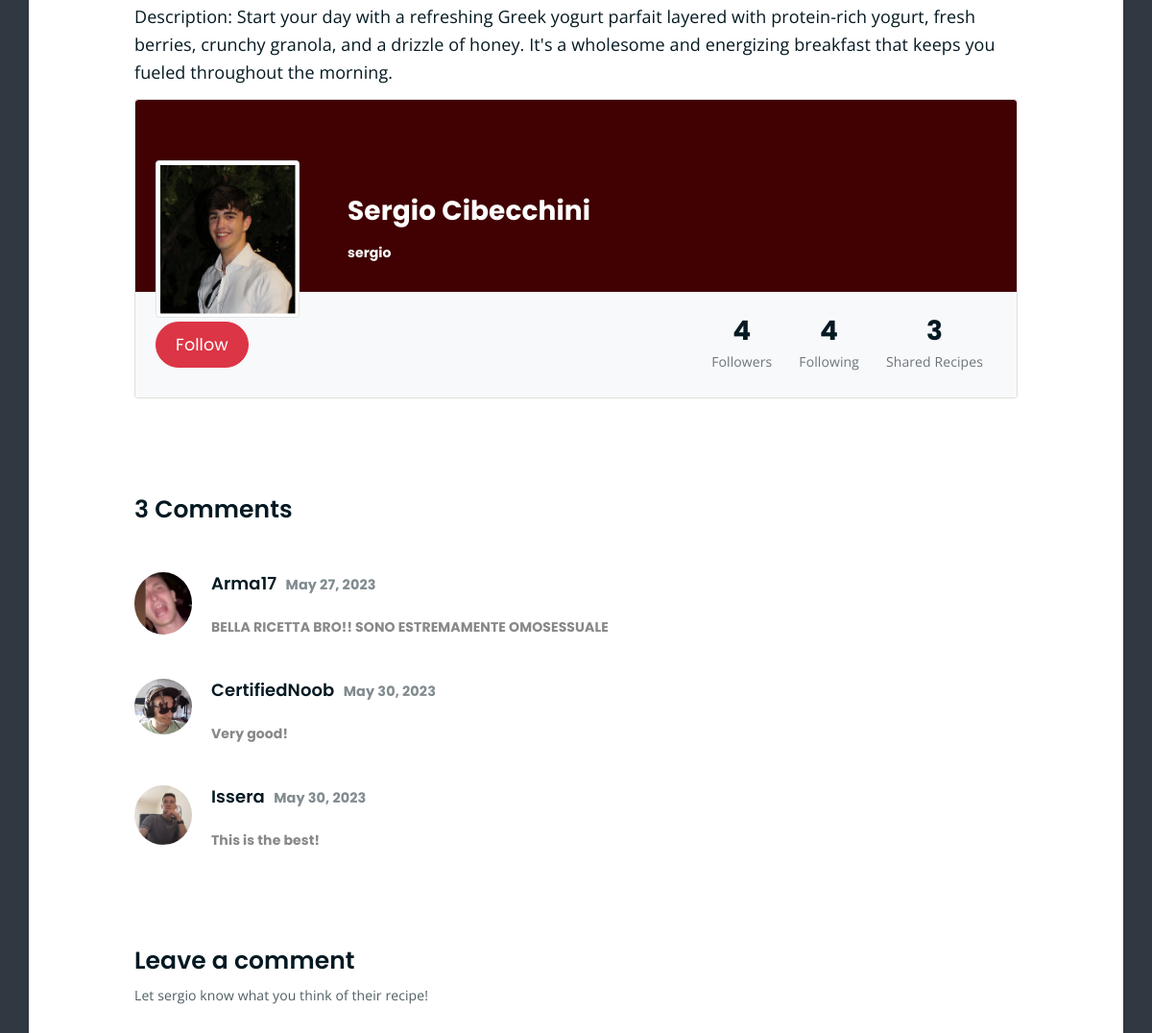
The page /recipe/5/ (middle part) on the database as committed earlier.
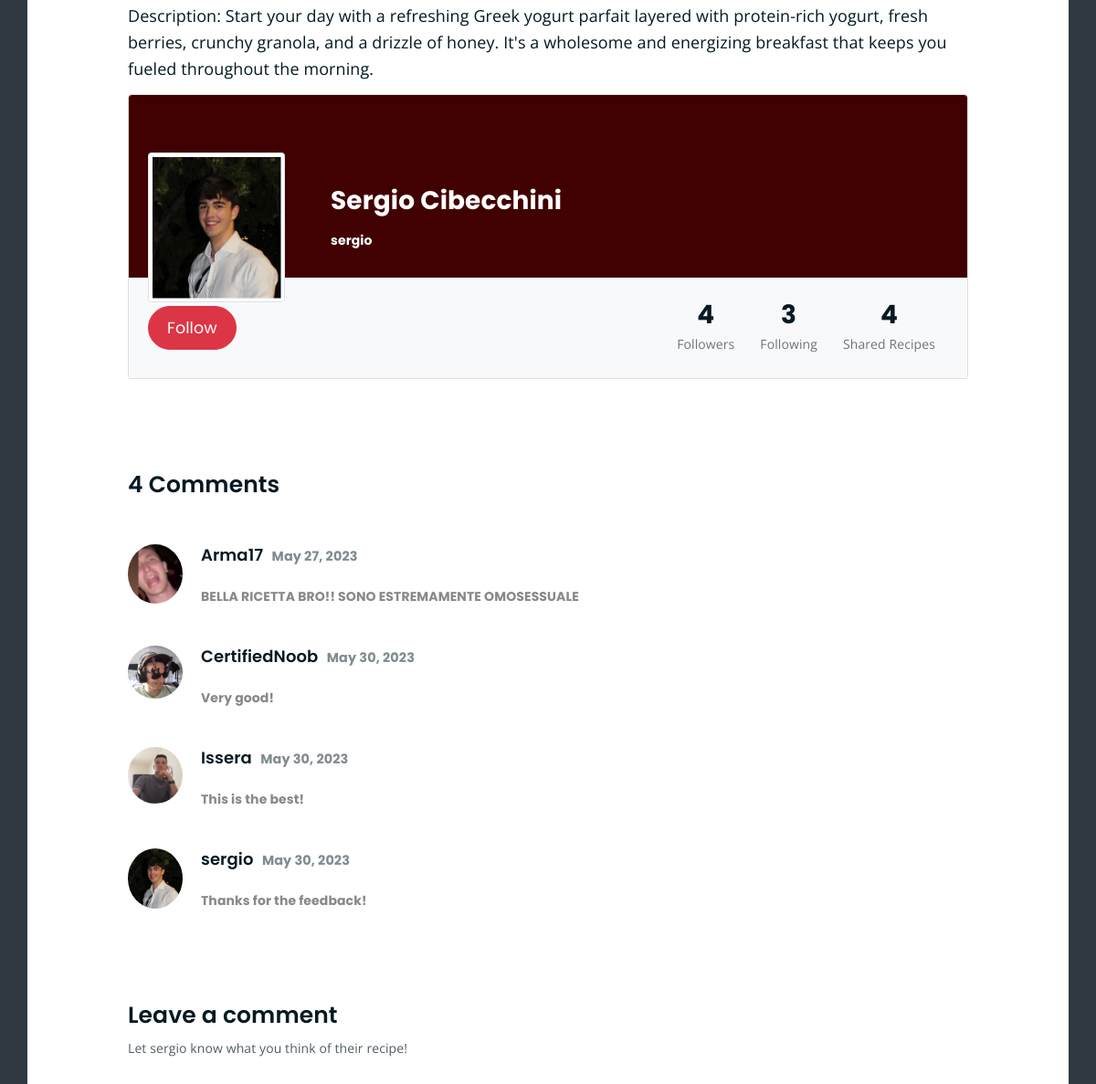
The same page on the database as committed later.
### ProteinPalaceApp/models.py (models this page shows, shortened)
class Recipe(models.Model):
    user = models.ForeignKey(User, on_delete=models.SET_NULL, null=True)
    name = models.CharField(max_length=255)
    image = models.ImageField(upload_to=recipe_image_filename)
    description = models.TextField()
    category = models.ForeignKey('Category', on_delete=models.CASCADE)
    comments = models.ManyToManyField('Comment', blank=True)
    createdAt = models.DateTimeField(auto_now_add=True)
    updatedAt = models.DateTimeField(auto_now=True)

class UserProfile(models.Model):
    user = models.OneToOneField(User, on_delete=models.CASCADE)
    following = models.ManyToManyField(User, related_name='followers', blank=True)
    favouriteRecipes = models.ManyToManyField('Recipe')
    profilePicture = models.ImageField(upload_to=user_profile_picture_filename, blank=True)
    createdAt = models.DateTimeField(auto_now_add=True)
    updatedAt = models.DateTimeField(auto_now=True)

class Comment(models.Model):
    user = models.ForeignKey(User, on_delete=models.CASCADE)
    content = models.TextField()
    postedAt = models.DateTimeField(auto_now_add=True)

### ProteinPalaceApp/views.py (the view, shortened to what this page needs)
# urls.py: path('recipe/<int:pk>/', views.RecipeDetailView.as_view(template_name = "single-recipe.html"), name = 'recipe-detail'),
class RecipeDetailView(DetailView):
    model = Recipe
    template_name = 'single-recipe.html'

### ProteinPalaceApp/models.py (called while the page is built)
    def __str__(self):
        return self.name

### templates/single-recipe.html (shortened to what this page needs)
{% extends 'index.html' %}
{% load static %}
{% block content %}
	<div class="pt-150 pb-100" style = "background-color: var(--website-background);" >
		<div class="container">
			<div class="row pt-100 pb-100"  style = "background-color:white" >
				<div class="col-lg-10 mx-auto">
					<div class="single-article-section">
						<div class="single-article-text">
							<p class="pt-3 " style="font-size: 18px;">
								{{ object.description }}
							</p>
						</div>
						<div>
								<div class="py-12 mt-3">
								  <div class="row d-flex justify-content-center align-items-center">
									<div class="col col-lg-12 col-xl-12">
									  <div class="card">
										<div class="rounded-top text-white d-flex flex-row" style="background-color: #410001; height:200px;">
											<div class=" ml-4 ms-4 mt-5 d-flex flex-column" style="width: 200px;">
											  {% if object.user.userprofile.profilePicture %}
											  <img src="{{ object.user.userprofile.profilePicture.url }}"
											  alt="Profile Picture"
											  class="img-fluid img-thumbnail mt-4 mb-2"
											  style="width: 150px; z-index: 1">
											  {% else %}
											  <img src="{% static 'img/placeholder.webp' %}"
											  alt="Profile Picture"
											  class="img-fluid img-thumbnail mt-4 mb-2 ml-4"
											  style="width: 150px; z-index: 1">
											  {% endif %}
										  </div>
										  <div class="ms-3" style="margin-top: 100px;">
											<h3 style="color:white;">{{ object.user.first_name }} {{ object.user.last_name }}</h5>
											<h6 style="color:white;">{{ object.user.username }}</h6>
										  </div>
										</div>
										<div class="p-4 text-black" style="background-color: #f8f9fa;">
										  <div class="d-flex justify-content-between text-center py-1">
											<div class="d-flex align-items-center">
												{% if request.user.is_authenticated %}
												{% if request.user != recipe.user and recipe.user in request.user.userprofile.following.all %}
													<form method="post">
														{% csrf_token %}
														<button type="submit" class="btn boxed-btn mr-1 btn-outline-danger  btn-lg" name="unfollow">Unfollow</button>
													</form>
												{% else %}
													<form method="post">
														{% csrf_token %}
														<button type="submit" class="btn boxed-btn mr-1 btn-outline-danger active btn-lg" name="follow">Follow</button>
													</form>
												{% endif %}
												{% else %}
												<a href="{% url 'login' %}" class="btn boxed-btn mr-1 btn-outline-danger active btn-lg">Follow</a>
												{% endif %}
											</div>
											<div class="ml-auto d-flex">
											  <div class="px-3">
												<p class="mb-1 h3">{{ object.user.userprofile.user.followers.count }}</p>
												<p class="medium text-muted mb-0">Followers</p>
											  </div>
											  <div class="px-3">
												<p class="mb-1 h3">{{ object.user.userprofile.following.count }}</p>
												<p class="medium text-muted mb-0">Following</p>
											  </div>
											  <div class="px-3">
												<p class="mb-1 h3">{{ object.user.recipe_set.count }}</p>
												<p class="medium text-muted mb-0">Shared Recipes</p>
											  </div>
											</div>
										  </div>
										</div>
									</div>
								</div>
						</div>
						<div class="comments-list-wrap">
							<h3 class="comment-count-title">{{ recipe.comments.count }} Comments</h3>
							<div class="comment-list">
								{% for comment in recipe.comments.all %}
								<div class="single-comment-body">
									<div class="comment-user-avater">
										<img src="{{ comment.user.userprofile.profilePicture.url }}" alt="Profile Picture">
									</div>
									<div class="comment-text-body">
										<h4>{{ comment.user.username }} <span class="comment-date">{{ comment.postedAt|date:"F d, Y" }}</span> </h4>
										<p class="h6">{{ comment.content }}</p>
									</div>
								</div>
								{% endfor %}
							</div>
						</div>
						<div class="comment-template">
							<h4>Leave a comment</h4>
							<p>Let {{ object.user.username }} know what you think of their recipe!</p>
						</div>
					</div>
				</div>
			</div>
		</div>
	</div>
{% endblock %}

### templates/index.html (shortened to what this page needs)
<!DOCTYPE html>
<html lang="en">
<head>
	{% load static %}
<link rel="stylesheet" href="{% static 'styles/all.min.css' %}">
<link rel="stylesheet" href="{% static 'bootstrap/css/bootstrap.min.css' %}">
<link rel="stylesheet" href="{% static 'styles/owl.carousel.css' %}">
<link rel="stylesheet" href="{% static 'styles/magnific-popup.css' %}">
<link rel="stylesheet" href="{% static 'styles/animate.css' %}">
<link rel="stylesheet" href="{% static 'styles/meanmenu.min.css' %}">
<link rel="stylesheet" href="{% static 'styles/main.css' %}" />
<link rel="stylesheet" href="{% static 'styles/responsive.css' %}">
</head>
<body>
	{% block body %}
{% block content %}{% endblock %}
{% endblock %}
</body>
</html>

### static/styles/main.css (style rules this page uses)
:root { --website-accents: #D72323; --website-hover: #F2F2F2; --website-background: #303841; --website-text: #EEEEEE; --website-touches: #3A4750; }
html { font-size: 14px; font-weight: 400; line-height: 28px; height: 100%; }
body { font-family: "Open Sans", sans-serif; font-weight: 400; font-size: 1rem; letter-spacing: 0.1px; line-height: 1.8; color: var(--website-background); overflow-x: hidden; }
body img { max-width: 100%; }
a { cursor: pointer; text-decoration: none; -webkit-transition: all 0.2s ease-in-out; -o-transition: all 0.2s ease-in-out; transition: all 0.2s ease-in-out; }
h1, .h1, h2, .h2, h3, .h3, h4, .h4, h5, .h5, h6, .h6 { font-family: "Poppins", sans-serif; font-weight: 700; margin: 0 0 1.25rem 0; color: #051922; }
h1:last-child, .h1:last-child, h2:last-child, .h2:last-child, h3:last-child, .h3:last-child, h4:last-child, .h4:last-child, h5:last-child, .h5:last-child, h6:last-child, .h6:last-child { margin: 0; }
h3, .h3 { font-size: 2rem; font-weight: 700; line-height: 2.25rem; }
h4, .h4 { font-size: 1.5rem; font-weight: 700; line-height: 1.75rem; }
h6, .h6 { font-size: 1rem; font-weight: 700; line-height: 1.5rem; }
p { font-family: "Open Sans", sans-serif; font-weight: 400; font-size: 1rem; letter-spacing: 0.1px; line-height: 1.8; color: #051922; margin: 0 0 1.25rem 0; }
p:last-child { margin: 0; }
.pt-100 { padding-top: 100px; }
.pb-100 { padding-bottom: 100px; }
.pt-150 { padding-top: 150px; }
a.boxed-btn { font-family: 'Poppins', sans-serif; display: inline-block; background-color: var(--website-accents); color: #fff; padding: 10px 20px; }
a.boxed-btn, a.bordered-btn, a.cart-btn { border-radius: 50px; }
a.boxed-btn { -webkit-transition: 0.3s; -o-transition: 0.3s; transition: 0.3s; }
html, body { height: 100%; }
.single-article-text p { font-size: 15px; line-height: 1.6; color: #051922; }
.comments-list-wrap { margin: 100px 0; }
.comments-list-wrap h3 { font-size: 25px; font-weight: 600; margin-bottom: 50px; }
.comment-template h4 { font-size: 25px; font-weight: 600; margin-bottom: 50px; }
.single-comment-body { position: relative; }
.comment-user-avater { position: absolute; left: 0; top: 0; }
.comment-user-avater img { width: 60px; max-width: 60px; border-radius: 50%; }
.comment-text-body { padding-left: 80px; margin-bottom: 40px; }
.comment-text-body h4 { font-size: 18px; font-weight: 600; }
span.comment-date { opacity: 0.5; font-size: 80%; font-weight: 700; margin-left: 5px; }
.comment-text-body p { color: #888; line-height: 2; margin: 0; }
.comment-template h4 { margin-bottom: 10px; }
.comment-template > p { opacity: 0.7; margin-bottom: 30px; }

Rows that differ between the two databases and show on the page:
computed for Recipe "Sergio": user.userprofile.following.count "4" → "3"; user.recipe_set.count "3" → "4"; comments.count "3" → "4"
added Comment: user.userprofile.profilePicture (picture), user.username "sergio", postedAt "May 30, 2023", content "Thanks for the feedback!"
